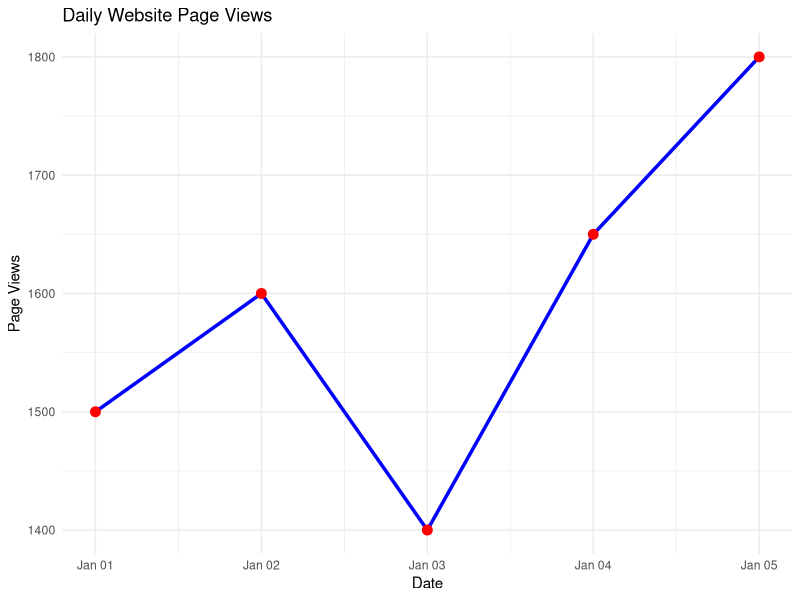

R code for this plot:
library(ggplot2)

# Website Traffic Data
traffic <- data.frame(
  Date = as.Date(c("2023-01-01","2023-01-02","2023-01-03",
                   "2023-01-04","2023-01-05")),
  PageViews = c(1500,1600,1400,1650,1800)
)

# Line Chart
ggplot(traffic, aes(x = Date, y = PageViews, group = 1)) +
  geom_line(color = "blue", linewidth = 1.2) +
  geom_point(color = "red", size = 3) +
  labs(
    title = "Daily Website Page Views",
    x = "Date",
    y = "Page Views"
  ) +
  theme_minimal()
